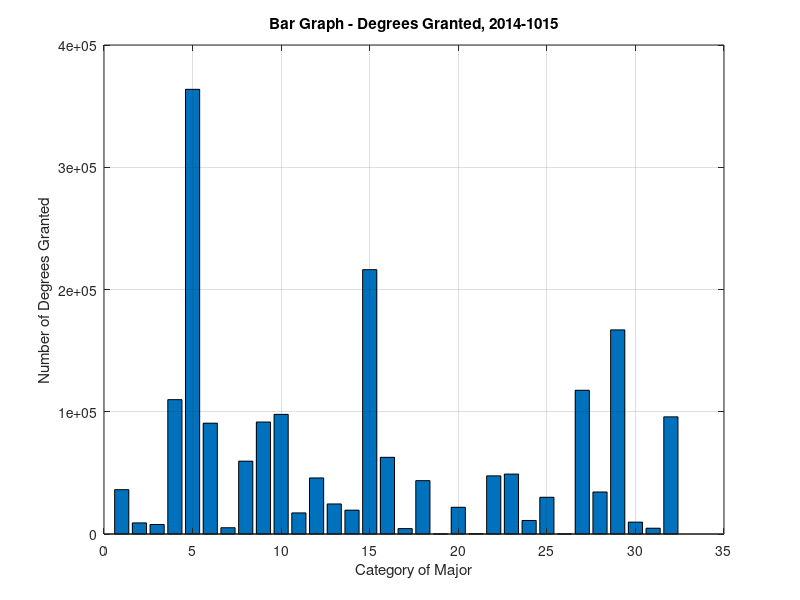

This figure's MATLAB source: (Note: this script raises an error after producing the figure.)
%% ENGR1120 - 800 - Tennessee Technological University
% Tristan Hill - April 08, 2020
%  
% Lab 9 - File input using fscanf() with .txt files 
%%
clear variables;close all; clc

% use FOPEN to generate a file identifier used to access the file
fid=fopen('lab9_degrees.csv','r');

% use a NESTED WHILE and FSCANF to scan the data into a 2D matrix
i=1;
while ~feof(fid)
    
    j=1;
    while j<=3
        
        % scan each value from FID one by one as a float
        degrees(i,j)=fscanf(fid,'%f,',1);  
        
        j=j+1;
    end
    
    i=i+1;
    
end
degrees

% close the file afterwards - IMPORTANT!
fclose(fid);

figure(1)
% subplot(2,1,1)
bar(degrees(:,1))
title('Bar Graph - Degrees Granted, 2014-1015')
xlabel('Category of Major')
ylabel('Number of Degrees Granted')
grid on

figure(2)
% subplot(2,1,2)
histogram(degrees(:,1),'BinWidth',50000)
title('Histogram - Degrees Granted, 2014-1015')
xlabel('Range of Degrees Granted')
ylabel('Number of Majors in Range')
grid on